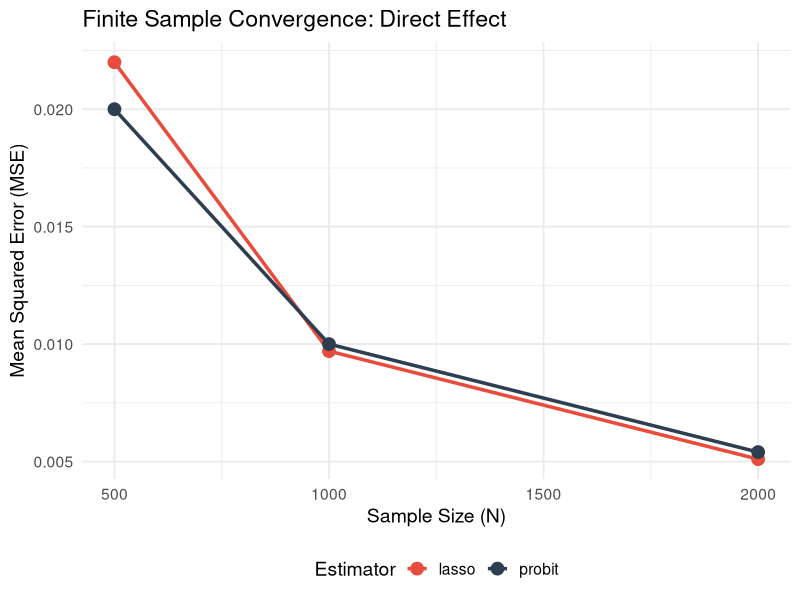
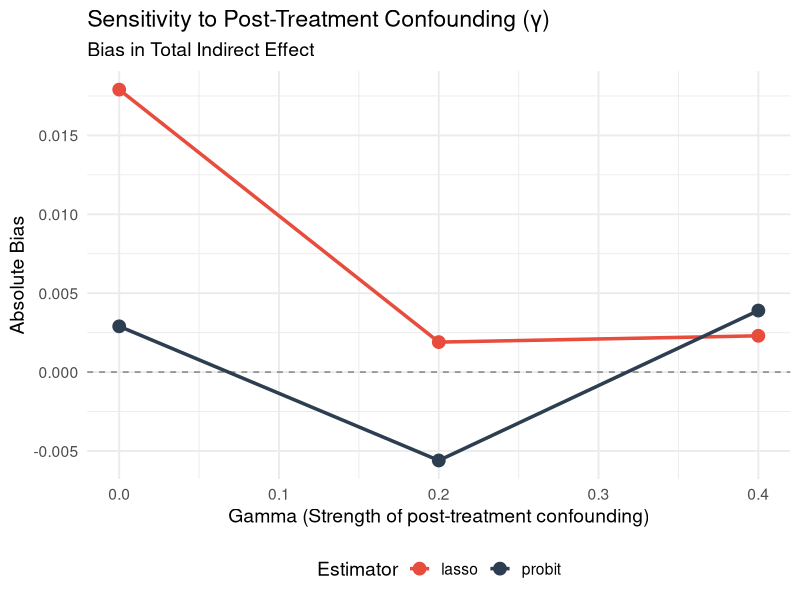
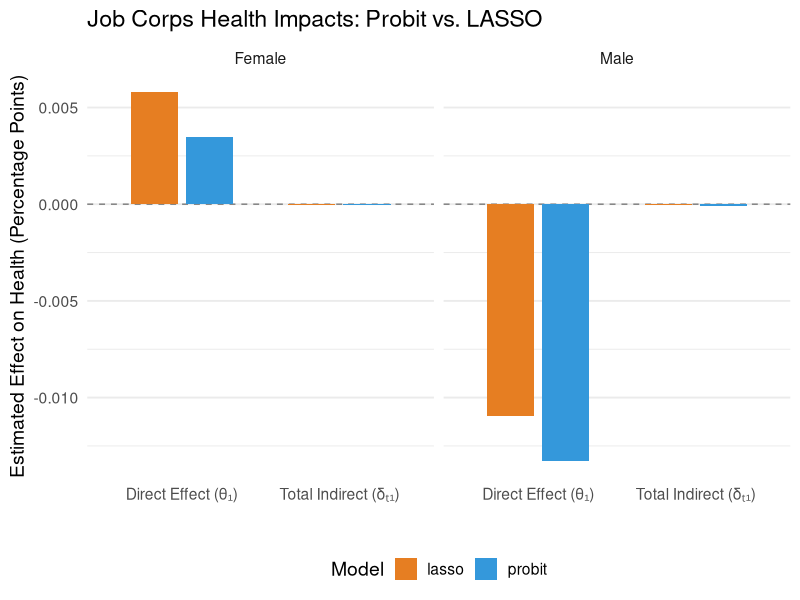

Recreate these plots in R, in order.

# =============================================================================
# FILE 06: VISUALIZATIONS & PLOTS
# Generates publication-ready figures for the final report
# =============================================================================

library(ggplot2)
library(dplyr)
library(tidyr)

# Create directory for figures
dir.create("output/figures", showWarnings = FALSE)

# ── 1. FINITE SAMPLE CONVERGENCE (Simulation) ──────────────────────────────
cat("Generating Plot 1: Finite Sample Convergence...\n")

# Read the data generated by script 07
df_n <- read.csv("output/tables/3_sample_size.csv")

p1 <- ggplot(df_n, aes(x = N, y = Theta1_MSE, color = method, group = method)) +
  geom_line(linewidth = 1.2) +
  geom_point(size = 4) +
  scale_color_manual(values = c("probit" = "#2c3e50", "lasso" = "#e74c3c")) +
  theme_minimal(base_size = 14) +
  labs(
    title = "Finite Sample Convergence: Direct Effect",
    x = "Sample Size (N)",
    y = "Mean Squared Error (MSE)",
    color = "Estimator"
  ) +
  theme(legend.position = "bottom")

ggsave("output/figures/plot1_finite_sample.png", p1, width = 8, height = 5, dpi = 300)

# ── 2. GAMMA SENSITIVITY / IDENTIFICATION (Simulation) ─────────────────────
cat("Generating Plot 2: Gamma Sensitivity...\n")

df_gamma <- read.csv("output/tables/2_gamma_sensitivity.csv")

p2 <- ggplot(df_gamma, aes(x = gamma, y = DeltaT1_Bias, color = method, group = method)) +
  geom_hline(yintercept = 0, linetype = "dashed", color = "gray50") +
  geom_line(linewidth = 1.2) +
  geom_point(size = 4) +
  scale_color_manual(values = c("probit" = "#2c3e50", "lasso" = "#e74c3c")) +
  theme_minimal(base_size = 14) +
  labs(
    title = "Sensitivity to Post-Treatment Confounding (\u03B3)",
    subtitle = "Bias in Total Indirect Effect",
    x = "Gamma (Strength of post-treatment confounding)",
    y = "Absolute Bias",
    color = "Estimator"
  ) +
  theme(legend.position = "bottom")

ggsave("output/figures/plot2_gamma_sensitivity.png", p2, width = 8, height = 5, dpi = 300)

# ── 3. EMPIRICAL APPLICATION COMPARISON (Job Corps) ────────────────────────
cat("Generating Plot 3: Empirical Comparison...\n")

# Read empirical data generated by script 05
emp_f <- read.csv("output/ml_comparison_females.csv")
emp_m <- read.csv("output/ml_comparison_males.csv")

# Combine and reshape data for plotting
emp_f$Gender <- "Female"
emp_m$Gender <- "Male"
emp_all <- rbind(emp_f, emp_m)

# We focus on theta_1 (Direct) and delta_t1 (Total Indirect)
emp_long <- emp_all %>%
  select(method, Gender, theta_1, delta_t1) %>%
  pivot_longer(cols = c(theta_1, delta_t1), names_to = "Effect", values_to = "Estimate") %>%
  mutate(Effect = ifelse(Effect == "theta_1", "Direct Effect (\u03B8\u2081)", "Total Indirect (\u03B4\u209C\u2081)"))

p3 <- ggplot(emp_long, aes(x = Effect, y = Estimate, fill = method)) +
  geom_hline(yintercept = 0, linetype = "dashed", color = "gray50") +
  geom_bar(stat = "identity", position = position_dodge(width = 0.7), width = 0.6) +
  facet_wrap(~Gender) +
  scale_fill_manual(values = c("probit" = "#3498db", "lasso" = "#e67e22")) +
  theme_minimal(base_size = 14) +
  labs(
    title = "Job Corps Health Impacts: Probit vs. LASSO",
    x = "",
    y = "Estimated Effect on Health (Percentage Points)",
    fill = "Model"
  ) +
  theme(
    legend.position = "bottom",
    panel.grid.major.x = element_blank()
  )

ggsave("output/figures/plot3_empirical_effects.png", p3, width = 9, height = 6, dpi = 300)

cat("\n✓ All publication-ready plots saved to output/figures/ folder.\n")
